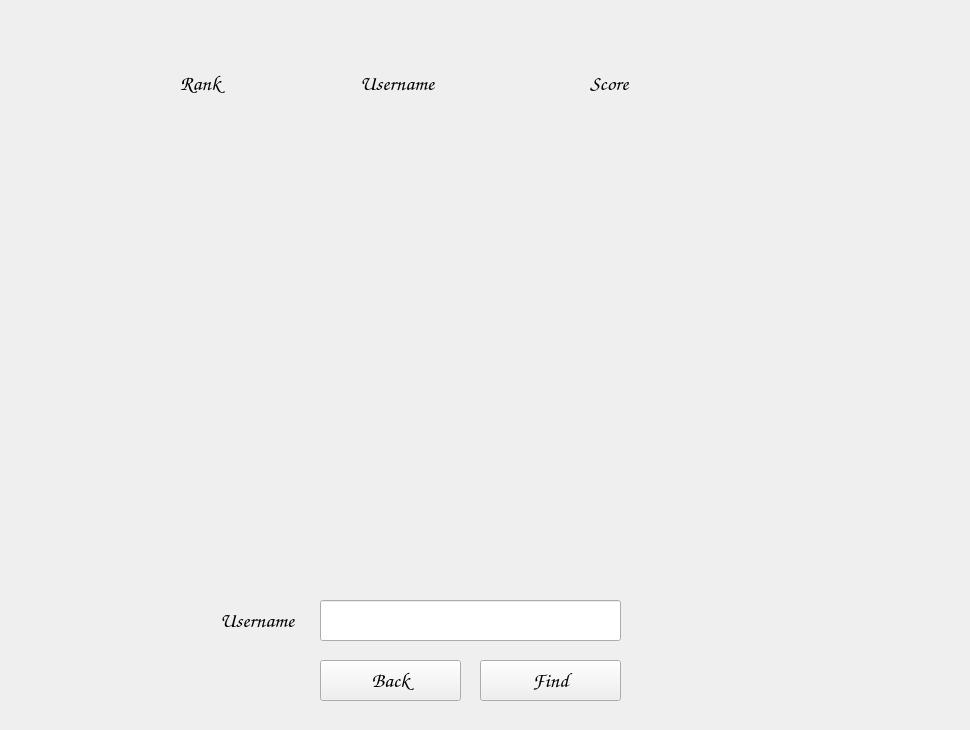
    <widget class="QWidget" name="page_5">
     <widget class="QLabel" name="bgHighscore">
      <property name="geometry">
       <rect>
        <x>0</x>
        <y>0</y>
        <width>961</width>
        <height>721</height>
       </rect>
      </property>
      <property name="text">
       <string/>
      </property>
      <property name="pixmap">
       <pixmap resource="resource.qrc">:/img/img/score_board.jpg</pixmap>
      </property>
      <property name="alignment">
       <set>Qt::AlignCenter</set>
      </property>
     </widget>
     <widget class="QLabel" name="ranklbl">
      <property name="geometry">
       <rect>
        <x>180</x>
        <y>70</y>
        <width>71</width>
        <height>421</height>
       </rect>
      </property>
      <property name="font">
       <font>
        <family>Comic Sans MS</family>
        <pointsize>16</pointsize>
       </font>
      </property>
      <property name="text">
       <string>Rank</string>
      </property>
      <property name="alignment">
       <set>Qt::AlignLeading|Qt::AlignLeft|Qt::AlignTop</set>
      </property>
     </widget>
     <widget class="QPushButton" name="backbt">
      <property name="geometry">
       <rect>
        <x>320</x>
        <y>660</y>
        <width>141</width>
        <height>41</height>
       </rect>
      </property>
      <property name="font">
       <font>
        <family>Comic Sans MS</family>
        <pointsize>16</pointsize>
       </font>
      </property>
      <property name="text">
       <string>Back</string>
      </property>
     </widget>
     <widget class="QLineEdit" name="userle">
      <property name="geometry">
       <rect>
        <x>320</x>
        <y>600</y>
        <width>301</width>
        <height>41</height>
       </rect>
      </property>
      <property name="font">
       <font>
        <family>Comic Sans MS</family>
        <pointsize>16</pointsize>
       </font>
      </property>
      <property name="text">
       <string/>
      </property>
     </widget>
     <widget class="QLabel" name="label_3">
      <property name="geometry">
       <rect>
        <x>220</x>
        <y>600</y>
        <width>101</width>
        <height>41</height>
       </rect>
      </property>
      <property name="font">
       <font>
        <family>Comic Sans MS</family>
        <pointsize>16</pointsize>
       </font>
      </property>
      <property name="frameShape">
       <enum>QFrame::NoFrame</enum>
      </property>
      <property name="text">
       <string>Username</string>
      </property>
     </widget>
     <widget class="QPushButton" name="findbt">
      <property name="geometry">
       <rect>
        <x>480</x>
        <y>660</y>
        <width>141</width>
        <height>41</height>
       </rect>
      </property>
      <property name="font">
       <font>
        <family>Comic Sans MS</family>
        <pointsize>16</pointsize>
       </font>
      </property>
      <property name="text">
       <string>Find</string>
      </property>
     </widget>
     <widget class="QLabel" name="usernamelbl">
      <property name="geometry">
       <rect>
        <x>360</x>
        <y>70</y>
        <width>251</width>
        <height>421</height>
       </rect>
      </property>
      <property name="font">
       <font>
        <family>Comic Sans MS</family>
        <pointsize>16</pointsize>
       </font>
      </property>
      <property name="text">
       <string>Username</string>
      </property>
      <property name="alignment">
       <set>Qt::AlignLeading|Qt::AlignLeft|Qt::AlignTop</set>
      </property>
     </widget>
     <widget class="QLabel" name="scoreboardlbl">
      <property name="geometry">
       <rect>
        <x>590</x>
        <y>70</y>
        <width>111</width>
        <height>421</height>
       </rect>
      </property>
      <property name="font">
       <font>
        <family>Comic Sans MS</family>
        <pointsize>16</pointsize>
       </font>
      </property>
      <property name="text">
       <string>Score</string>
      </property>
      <property name="alignment">
       <set>Qt::AlignLeading|Qt::AlignLeft|Qt::AlignTop</set>
      </property>
     </widget>
     <zorder>bgHighscore</zorder>
     <zorder>ranklbl</zorder>
     <zorder>backbt</zorder>
     <zorder>label_3</zorder>
     <zorder>userle</zorder>
     <zorder>findbt</zorder>
     <zorder>usernamelbl</zorder>
     <zorder>scoreboardlbl</zorder>
    </widget>
